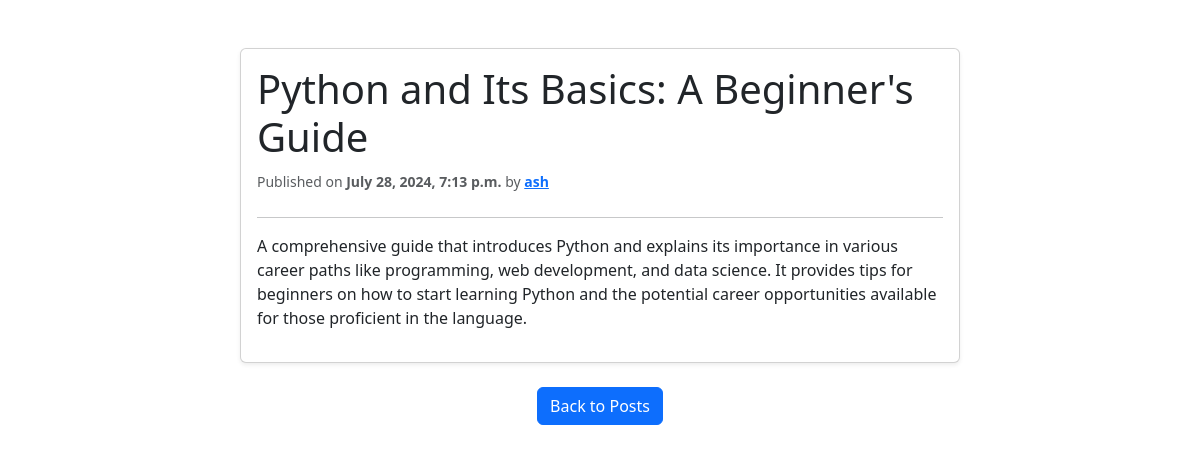
Page /10/ on the committed database.
### Blog/models.py (models this page shows, shortened)
class Post(models.Model):
    class Status(models.TextChoices):
        DRAFT = "DF", "Draft"
        PUBLISHED = "PB", "Published"
    title = models.CharField(max_length=250)
    slug = models.SlugField(
        max_length=250,
        unique_for_date='publish'
    )
    author = models.ForeignKey(
        User,
        on_delete=models.CASCADE,
        related_name="blog_posts"
    )
    body = models.TextField()
    publish = models.DateTimeField(default=timezone.now)
    created = models.DateTimeField(auto_now_add=True)
    updated = models.DateTimeField(auto_now=True)
    status = models.CharField(
        max_length=2,
        choices=Status.choices,
        default=Status.DRAFT
    )
    objects = models.Manager()
    published = PublishedManager()
    class Meta:
        ordering = ['-publish']  # Oldest to Newest.

### Blog/views.py (the view)
# urls.py: path("<int:pk>/", BlogDetailView.as_view(), name="detail"),
class BlogDetailView(DetailView):
    model = Post
    template_name="../templates/blog/post/detail.html"

### templates/blog/post/detail.html (shortened to what this page needs)
{% extends "blog/base.html" %}
{% block content %}
<div class="container mt-5">
    <div class="row justify-content-center">
        <div class="col-md-8">
            <div class="card mb-4 shadow-sm">
                <div class="card-body">
                    <h1 class="card-title">{{ post.title }}</h1>
                    <p class="card-text text-muted mb-4">
                        <small>
                             Published on
                            <span class="fw-semibold">{{ post.publish|date:"F j, Y, g:i a" }}</span> by
                            <a href="{% url 'user_posts' post.author %}" class="text-primary fw-bold">{{ post.author }}</a>
                        </small>
                    </p>
                    <hr>
                    <div class="post-body">
                        {{ post.body|linebreaks }}
                    </div>
                </div>
            </div>
            <div class="text-center mt-4">
                <a href="{% url 'home' %}" class="btn btn-primary">Back to Posts</a>
            </div>
        </div>
    </div>
</div>
{% endblock %}

### rows in the picture
Post: title "Python and Its Basics: A Beginner's Guide", publish "July 28, 2024, 7:13 p.m.", author "ash", body "A comprehensive guide that introduces Python and explains its importance in various career paths like programming, web development, and data science. It provides tips for beginners on how to start learning Python and the potential career opportunities available for those proficient in the language."
